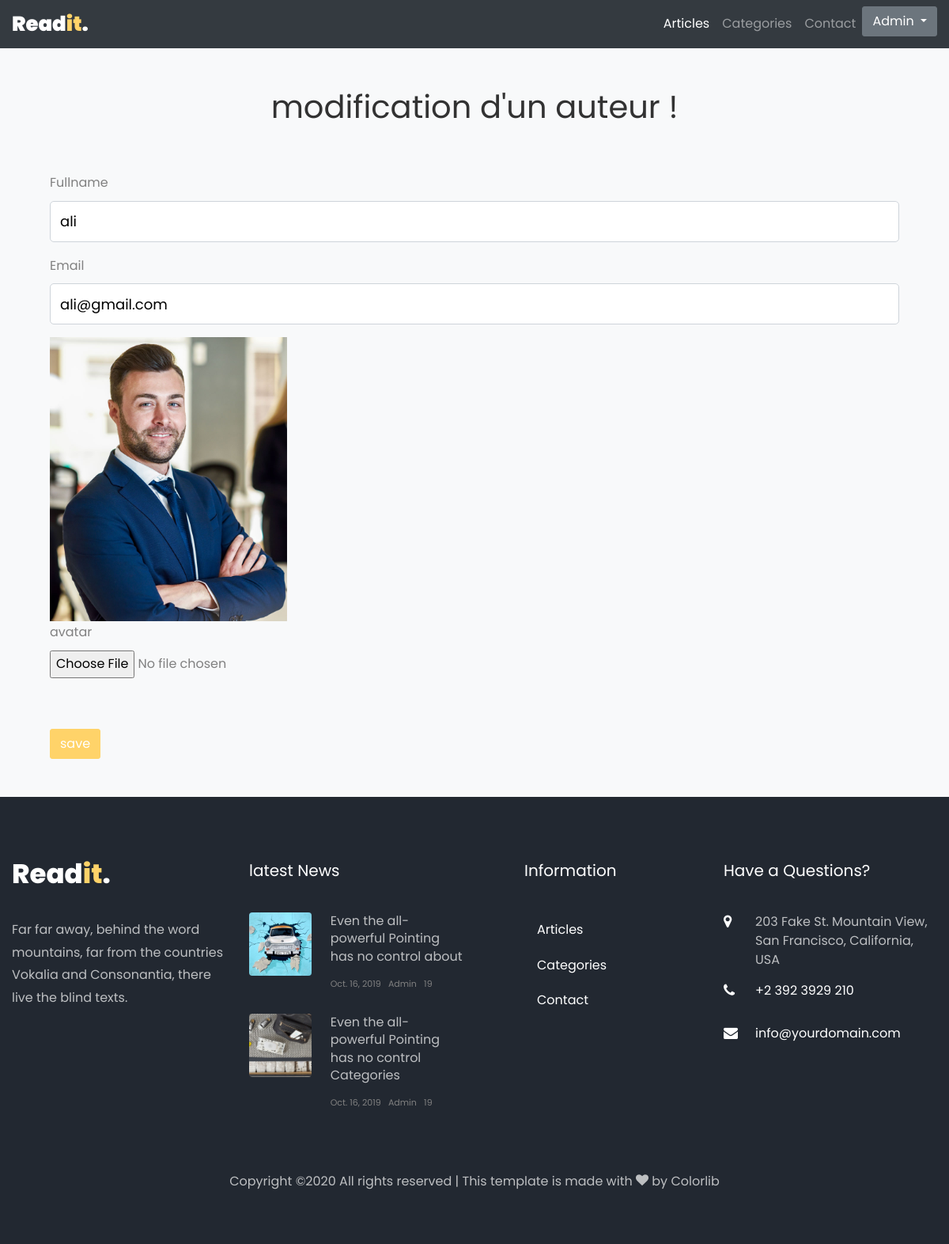
The page /auteursUpdate.php?id=38 (signed in) on the database its author committed.
### tables this page shows
CREATE TABLE `auteur` (
  `id_aut` int(11) NOT NULL,
  `fullname` varchar(255) NOT NULL,
  `email` varchar(255) NOT NULL,
  `avatar` varchar(255) NOT NULL
);

### auteursUpdate.php (the view, shortened to what this page needs)
<!DOCTYPE html>
<html lang="en">
<head>
    <link rel="stylesheet" href="css/open-iconic-bootstrap.min.css">
    <link rel="stylesheet" href="css/animate.css">
    <link rel="stylesheet" href="css/owl.carousel.min.css">
    <link rel="stylesheet" href="css/owl.theme.default.min.css">
    <link rel="stylesheet" href="css/magnific-popup.css">
    <link rel="stylesheet" href="css/aos.css">
    <link rel="stylesheet" href="css/ionicons.min.css">
    <link rel="stylesheet" href="css/flaticon.css">
    <link rel="stylesheet" href="css/icomoon.css">
    <link rel="stylesheet" href="css/style.css">
</head>
<body class="bg-light">
    <nav class="navbar px-md-0 navbar-expand-lg navbar-dark ftco_navbar bg-dark" id="ftco-navbar">
        <div class="container">
            <a class="navbar-brand" href="index.html">Read<i>it</i>.</a>
            <div class="collapse navbar-collapse" id="ftco-nav">
                <lul class="navbar-nav ml-auto">
                    <li class="nav-item active"><a href="articles.php" class="nav-link">Articles</a></li>
                    <li class="nav-item"><a href="categories.php" class="nav-link">Categories</a></li>
                    <li class="nav-item"><a href="contact.php" class="nav-link">Contact</a></li>
                    <li class="nav-item">
                        <div class="dropdown">
                            <button class="btn btn-secondary dropdown-toggle" type="button" id="dropdownMenuButton"
                                data-toggle="dropdown" aria-haspopup="true" aria-expanded="false">
                                Admin
                            </button>
                        </div>
                    </li>
                </lul>
            </div>
        </div>
    </nav>
    <?php
    include "conn.php";
    ?>
    <?php
    $id = $_GET['id'];
    $affiche = $conn->prepare("SELECT * from auteur where id_aut=$id ");
    $affiche->execute();
    $resultat = $affiche->fetch();
    ?>
    <div class="container mt-5">
        <h1 style="text-align: center">modification d'un auteur !</h1>
        <form action="" method="POST" enctype="multipart/form-data" class="p-5">
            <div>
                <div class=" form-group">
                    <label for="inputPassword4">Fullname</label>
                    <input type="text" name="fullname" class="form-control" value="<?php echo $resultat["fullname"] ?>"
                        id="inputPassword4">
                </div>
                <div class="form-group">
                    <label for="inputPassword4">Email</label>
                    <input type="email" name="email" class="form-control" value="<?php echo $resultat["email"] ?>"
                        id="inputPassword4">
                </div>
                <div>
                    <img src="uploads/<?php echo $resultat["avatar"] ?>" alt="thteejjet" style="width:300px">
                </div>
                <div class="form-group">
                    <label for="fichier">avatar</label>
                    <input type="file" name="avatar" class="form-control-file" id="fichier">
                </div>
            </div>
            <button type="submit" name="submit" class="btn btn-primary  mt-5">save</button>
        </form>
    </div>
    <footer class="ftco-footer ftco-bg-dark ftco-section">
        <div class="container">
            <div class="row mb-5">
                <div class="col-md">
                    <div class="ftco-footer-widget mb-4">
                        <h2 class="logo"><a href="#">Read<span>it</span>.</a></h2>
                        <p>Far far away, behind the word mountains, far from the countries Vokalia and Consonantia,
                            there live the blind texts.</p>
                        <ul class="ftco-footer-social list-unstyled float-md-left float-lft mt-5">
                        </ul>
                    </div>
                </div>
                <div class="col-md">
                    <div class="ftco-footer-widget mb-4">
                        <h2 class="ftco-heading-2">latest News</h2>
                        <div class="block-21 mb-4 d-flex">
                            <a class="img mr-4 rounded" style="background-image: url(images/image_1.jpg);"></a>
                            <div class="text">
                                <h3 class="heading"><a href="#">Even the all-powerful Pointing has no control
                                        about</a>
                                </h3>
                                <div class="meta">
                                    <div><a href="#"></span> Oct. 16, 2019</a></div>
                                    <div><a href="#"></span> Admin</a></div>
                                    <div><a href="#"></span> 19</a></div>
                                </div>
                            </div>
                        </div>
                        <div class="block-21 mb-4 d-flex">
                            <a class="img mr-4 rounded" style="background-image: url(images/image_2.jpg);"></a>
                            <div class="text">
                                <h3 class="heading"><a href="#">Even the all-powerful Pointing has no control
                                        Categories</a>
                                </h3>
                                <div class="meta">
                                    <div><a href="#"></span> Oct. 16, 2019</a></div>
                                    <div><a href="#"></span> Admin</a></div>
                                    <div><a href="#"></span> 19</a></div>
                                </div>
                            </div>
                        </div>
                    </div>
                </div>
                <div class="col-md">
                    <div class="ftco-footer-widget mb-4 ml-md-5">
                        <h2 class="ftco-heading-2">Information</h2>
                        <ul class="list-unstyled">
                            <li class="nav-item active"><a href="articles.php" class="nav-link">Articles</a></li>
                            <li class="nav-item"><a href="category.php" class="nav-link">Categories</a></li>
                            <li class="nav-item"><a href="contact.php" class="nav-link">Contact</a></li>
                        </ul>
                    </div>
                </div>
                <div class="col-md">
                    <div class="ftco-footer-widget mb-4">
                        <h2 class="ftco-heading-2">Have a Questions?</h2>
                        <div class="block-23 mb-3">
                            <ul>
                                <li><span class="icon icon-map-marker"></span><span class="text">203 Fake St.
                                        Mountain
                                        View, San Francisco, California, USA</span></li>
                                <li><a href="#"><span class="icon icon-phone"></span><span class="text">+2 392 3929
                                            210</span></a></li>
                                <li><a href="#"><span class="icon icon-envelope"></span><span
                                            class="text">info@yourdomain.com</span></a></li>
                            </ul>
                        </div>
                    </div>
                </div>
            </div>
            <div class="row">
                <div class="col-md-12 text-center">
                    <p>
                        Copyright &copy; All rights reserved | This template is made with <i class="icon-heart color-danger"
                            aria-hidden="true"></i> by <a href="https://colorlib.com" target="_blank">Colorlib</a>
                    </p>
                </div>
            </div>
        </div>
    </footer>
</body>
</html>

### css/icomoon.css (style rules this page uses)
[class^="icon-"], [class*=" icon-"] { font-family: 'icomoon' !important; speak: none; font-style: normal; font-weight: normal; font-variant: normal; text-transform: none; line-height: 1; -webkit-font-smoothing: antialiased; -moz-osx-font-smoothing: grayscale; }
.icon-heart:before { content: "\f004"; }
.icon-map-marker:before { content: "\f041"; }
.icon-phone:before { content: "\f095"; }
.icon-envelope:before { content: "\f0e0"; }

### rows shown on the page
auteur: fullname "ali", email "ali@gmail.com", avatar (picture)
